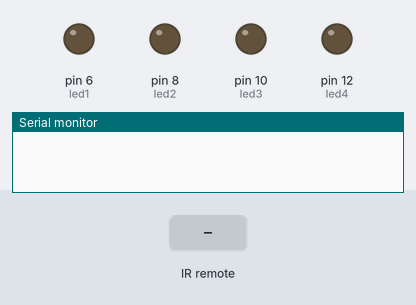
Bench run of a sketch on a simulated Arduino Uno, built with avr-gcc and run on an emulated ATmega328P. Parts: output pins drawn as LEDs (lit = HIGH), the last lines printed to the serial monitor. Inputs (shaded band) come from the test bench.

Above: at 1.2 s.
1.3 s: infrared code 0x1FE50AF received
At 2.5 s:
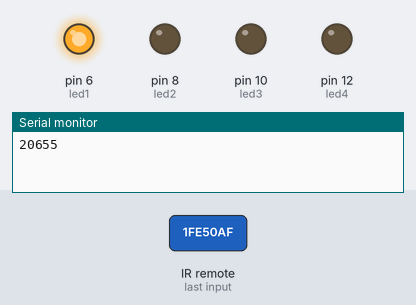
2.8 s: infrared code 0x1FED827 received
At 3.8 s:
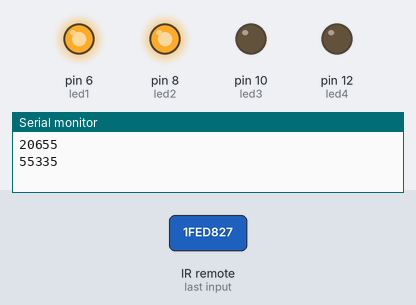
4.3 s: infrared code 0x1FEF807 received
At 4.9 s:
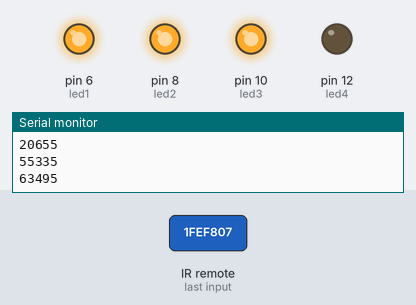
5.8 s: infrared code 0x1FE30CF received
At 6.1 s:
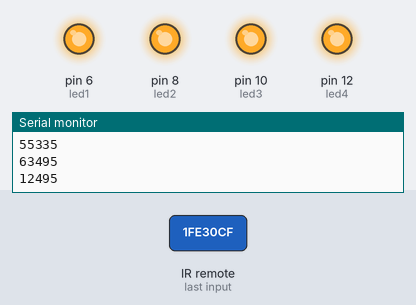
7.3 s: infrared code 0x1FE50AF received
At 8.4 s:
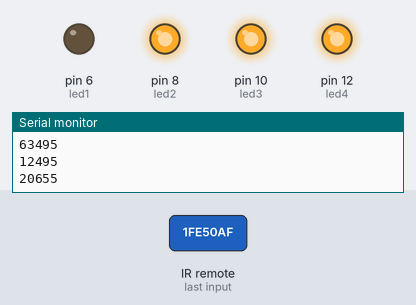
8.8 s: infrared code 0x1FED827 received
At 9.6 s:
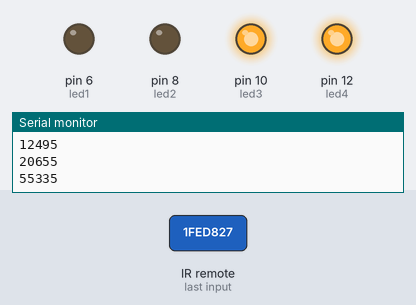
Timing chart, 0 to 11.3 s (numbered marks = the images above; inputs shaded):
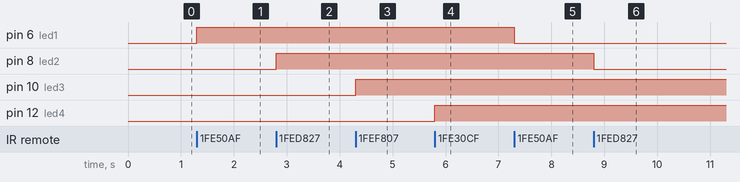

Measured:
- after the input at 1.3 s, pin 6 (led1): LOW → HIGH at once
- after the input at 2.8 s, pin 8 (led2): LOW → HIGH at once
- after the input at 4.3 s, pin 10 (led3): LOW → HIGH at once
- after the input at 5.8 s, pin 12 (led4): LOW → HIGH at once
- after the input at 7.3 s, pin 6 (led1): HIGH → LOW at once
- after the input at 8.8 s, pin 8 (led2): HIGH → LOW at once

The sketch:

IR-Remote-Light-control.ino
```cpp
// GP4UTECH
#include <IRremote.h>

int RECV_PIN = 2; // the pin where you connect the output pin of sensor
int led1 = 6;
int led2 = 8;
int led3 = 10;
int led4 = 12;
int itsONled[] = {0, 0, 0, 0, 0}; // Including index for LED4

#define code1 0x1FE50AF // code received from button no. 1
#define code2 0x1FED827 // code received from button no. 2
#define code3 0x1FEF807 // code received from button no. 3
#define code4 0x1FE30CF // code received from button no. 4

IRrecv irrecv(RECV_PIN);
decode_results results;

void setup() {
  Serial.begin(9600); // you can omit this line
  irrecv.enableIRIn(); // Start the receiver
  pinMode(led1, OUTPUT);
  pinMode(led2, OUTPUT);
  pinMode(led3, OUTPUT);
  pinMode(led4, OUTPUT);
}

void loop() {
  if (irrecv.decode(&results)) {
    unsigned int value = results.value;
    switch(value) {
      case code1:
        if (itsONled[1] == 1) {
          digitalWrite(led1, LOW);
          itsONled[1] = 0;
        } else {
          digitalWrite(led1, HIGH);
          itsONled[1] = 1;
        }
        break;
      case code2:
        if (itsONled[2] == 1) {
          digitalWrite(led2, LOW);
          itsONled[2] = 0;
        } else {
          digitalWrite(led2, HIGH);
          itsONled[2] = 1;
        }
        break;
      case code3:
        if (itsONled[3] == 1) {
          digitalWrite(led3, LOW);
          itsONled[3] = 0;
        } else {
          digitalWrite(led3, HIGH);
          itsONled[3] = 1;
        }
        break;
      case code4:
        if (itsONled[4] == 1) { // Corrected indexing
          digitalWrite(led4, LOW);
          itsONled[4] = 0;
        } else {
          digitalWrite(led4, HIGH);
          itsONled[4] = 1;
        }
        break;
    }
    Serial.println(value); // you can omit this line
    irrecv.resume(); // Receive the next value
  }
}
```
